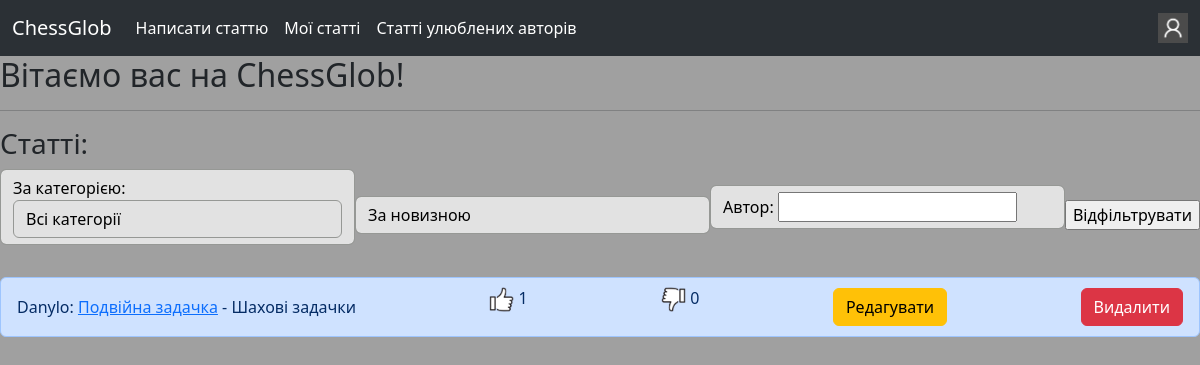
The app's page / (signed in) with its own data.
### blog/models.py (models this page shows, shortened)
class Article(models.Model):
    class Categories(models.TextChoices):
        other = "Інше"
        debut = "Дебют"
        middle_game = "Мітельшпіль"
        end_game = "Ендшпіль"
        history = "Історія"
        etude = "Шахові задачки"
    author = models.ForeignKey(MyUser, models.CASCADE)
    name = models.CharField(max_length=32)
    category = models.CharField(choices=Categories.choices, default=Categories.other)
    created_time = models.DateTimeField()
    elements_num = models.IntegerField(default=1)

### auth_sys/models.py (models this page shows, shortened)
class MyUser(AbstractBaseUser, PermissionsMixin):
    class Roles(models.TextChoices): #Усі можливі ролі
        USER = "user"
        ADMINISTRATOR = "administrator"
    username = models.CharField(unique=True, max_length=16)
    email = models.EmailField(unique=True)
    role = models.CharField(choices=Roles.choices, default=Roles.USER)
    first_name = models.CharField(blank=True, null=True, max_length=16)
    last_name = models.CharField(blank=True, null=True, max_length=32)
    birth_date = models.DateField(blank=True, null=True)
    is_staff = models.BooleanField(default=False)
    is_superuser = models.BooleanField(default=False)
    is_active = models.BooleanField(default=True)
    objects = MyUserManager() #Це потрібно для створення самого акаунту
    USERNAME_FIELD = "username"
    REQUIRED_FIELDS = ["email"]

### blog/views.py (the view, shortened to what this page needs)
# urls.py: path("", views.index, name="index"),
def index(request):
    if request.method not in ["GET", "POST"]:
        return redirect("/eror?eror_text=Головна сторінка приймає лише GET і POST запити.")
    categories = [choice.value for choice in models.Article.Categories]
    articles = models.Article.objects.annotate(like_count=Count('like', distinct=True))
    articles = articles.annotate(dislike_count=Count("dislike", distinct=True))
    if request.method == "GET":
        articles = articles.order_by("-created_time")
        return render(request, "blog/index.html", {"articles":articles, "categories":categories})

### templates/blog/index.html (shortened to what this page needs)
{% extends "base.html" %}
{% load static %}
{% load custom_tags %}
{% block body %}
<h2>Вітаємо вас на ChessGlob!</h2>
<hr>
<h3>Статті:</h3>
<form method="post" class="form-inline mb-3 d-flex justify-content-between align-items-center">
    <p class="form-control">За категорією: <select name="category" class="form-control">
        <option value="all">Всі категорії</option>
    </select></p>
    <select name="by" class="form-control">
        <option value="by_newest">За новизною</option>
    </select>
    <p class="form-control">Автор: <input type="text" name="author" maxlength="16"></p>
    <input type="submit" value="Відфільтрувати">
</form>
<ul class="list-group">
    {% for article in articles %}
    <li class="list-group-item list-group-item-primary d-flex justify-content-between align-items-center">
        <div>
            {{ article.author.username }}: <a href="{% url 'blog:view_article' article.pk%}">{{ article.name }}</a> - {{ article.category }}
        </div>
        <p><img src="{% static 'img/not_pressed_like.png' %}" width="25px" height="25px"> {{ article.like_count }}</p>
        <p><img src="{% static 'img/not_pressed_dislike.png' %}" width="25px" height="25px"> {{ article.dislike_count }}</p>
        {% if user == article.author %}
        <a class="btn btn-warning" href="{% url 'blog:redact_article' article.pk %}" role="button">Редагувати</a>
        {% endif %}
        {% if user == article.author or user.role == article.author.Roles.ADMINISTRATOR %}
        <a class="btn btn-danger" href="{% url 'blog:delete_article' article.pk %}" role="button" onclick="return confirm('Ви точно хочете видалити цю статтю?')">Видалити</a>
        {% endif %}
    </li>
    {% endfor %}
</ul>
{% endblock %}

### templates/base.html (style rules this page uses)
body { background-color: rgb(160, 160, 160); }
.form-control { background-color: #e2e2e2; color: rgb(0, 0, 0); border-color: #969895; }

### records on screen
Article: author.username "Danylo", name "Подвійна задачка", category "Шахові задачки", like_count "1", dislike_count "0", shows "Редагувати", shows "Видалити"
